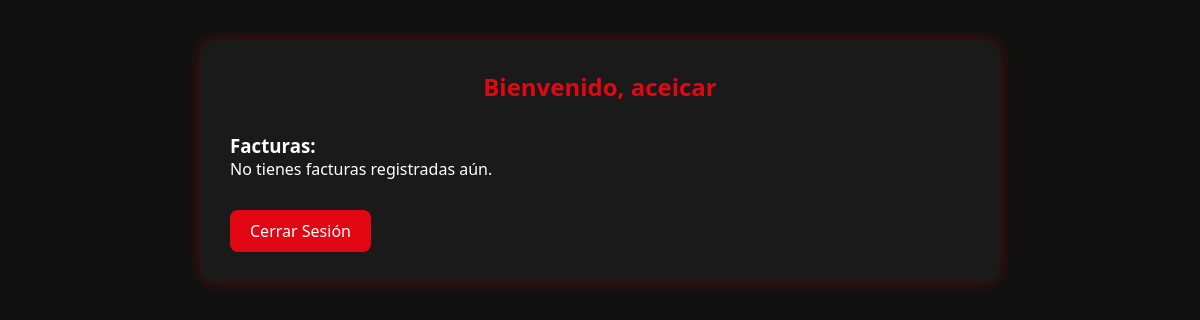
Page /facturacion/cliente.php (signed in) on the earlier database version.
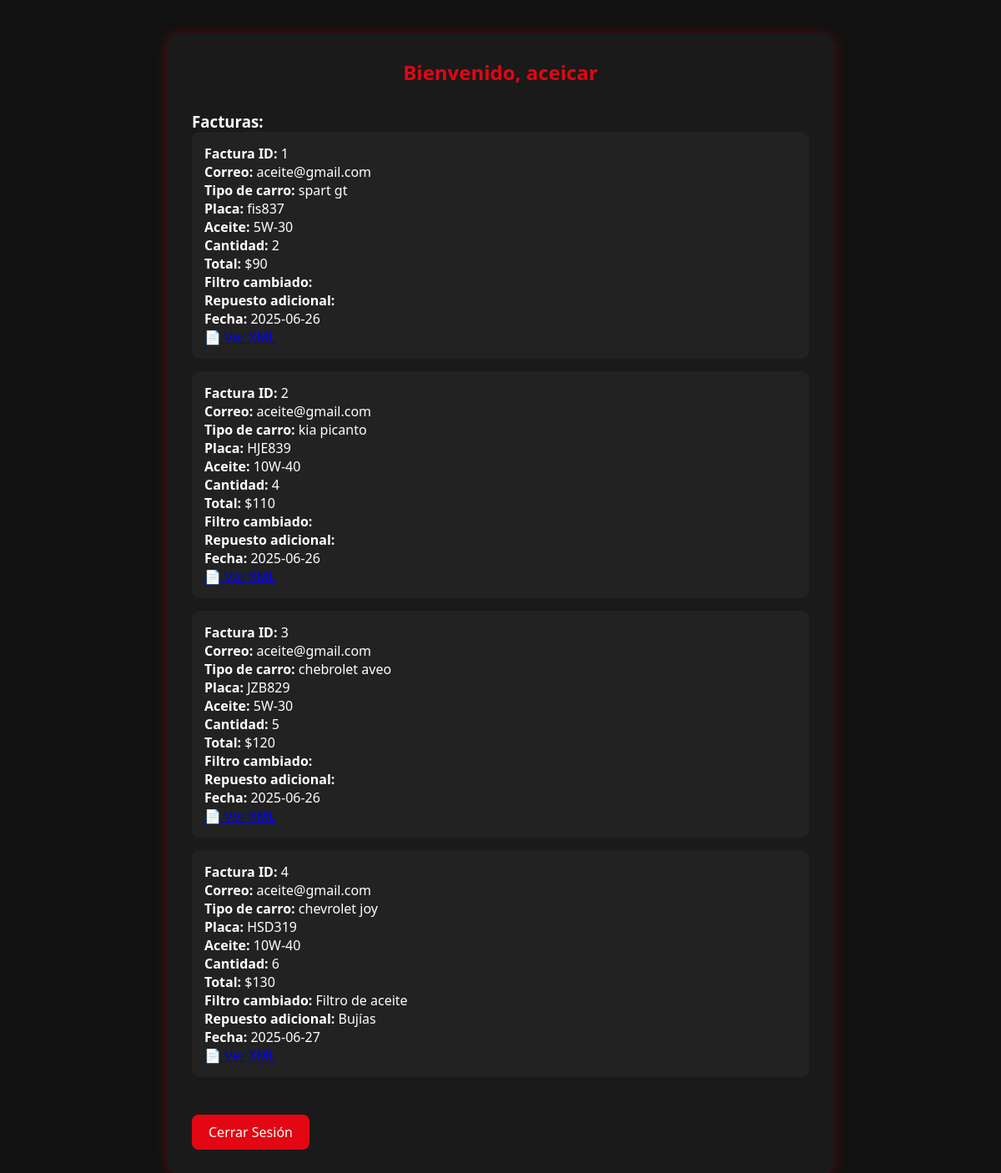
Same page on the later database version.
### tables this page shows
CREATE TABLE `facturas` (
  `id` int(12) NOT NULL,
  `correo` varchar(100) DEFAULT NULL,
  `tipo_carro` varchar(50) NOT NULL,
  `placa` varchar(10) NOT NULL,
  `aceite` varchar(20) NOT NULL,
  `cantidad` int(11) NOT NULL,
  `fecha` date DEFAULT NULL,
  `total` decimal(10,2) DEFAULT NULL,
  `filtro` varchar(100) NOT NULL,
  `repuesto` varchar(100) NOT NULL
);

### facturacion/cliente.php (the view, shortened to what this page needs)
<?php
$usuario = $_SESSION['usuario'];
$correo = $_SESSION['correo'] ?? '';
?>
<!DOCTYPE html>
<html lang="es">
<head>
  <link rel="stylesheet" href="estilos.css">
</head>
<body>
  <div class="panel">
    <h2>Bienvenido, <?php echo htmlspecialchars($usuario); ?></h2>
    <div class="facturas">
      <h3>Facturas:</h3>
      <?php
      include "php/conexion.php";
      $sql = "SELECT * FROM facturas WHERE correo = ?";
      $stmt = $conexion->prepare($sql);
      $stmt->bind_param("s", $correo);
      $stmt->execute();
      $result = $stmt->get_result();
      if ($result->num_rows > 0) {
        while ($factura = $result->fetch_assoc()) {
          echo "<div class='factura-item'>";
          echo "<strong>Factura ID:</strong> {$factura['id']}<br>";
          echo "<strong>Correo:</strong> {$factura['correo']}<br>";
          echo "<strong>Tipo de carro:</strong> {$factura['tipo_carro']}<br>";
          echo "<strong>Placa:</strong> {$factura['placa']}<br>";
          echo "<strong>Aceite:</strong> {$factura['aceite']}<br>";
          echo "<strong>Cantidad:</strong> {$factura['cantidad']}<br>";
          echo "<strong>Total:</strong> $" . number_format($factura['total'], 0, ',', '.') . "<br>";
          echo "<strong>Filtro cambiado:</strong> {$factura['filtro']}<br>";
          echo "<strong>Repuesto adicional:</strong> {$factura['repuesto']}<br>";
          echo "<strong>Fecha:</strong> {$factura['fecha']}<br>";
          echo "<a href='php/generar_xml.php?id={$factura['id']}' target='_blank'>📄 Ver XML</a>";
          echo "</div>";
        }
      } else {
        echo "<p>No tienes facturas registradas aún.</p>";
      }
      ?>
    </div>
    <a class="btn-cerrar" href="index.php">Cerrar Sesión</a>
  </div>
</body>
</html>

### facturacion/estilos.css (style rules this page uses)
* { margin: 0; padding: 0; box-sizing: border-box; }
body { font-family: 'Segoe UI', sans-serif; background-color: #111; color: #fff; }

### facturacion/cliente.php (style rules this page uses)
body { background-color: #111; color: white; font-family: 'Segoe UI', sans-serif; padding: 40px; }
.panel { max-width: 800px; margin: auto; background: #1a1a1a; padding: 30px; border-radius: 15px; box-shadow: 0 0 15px rgba(227, 6, 19, 0.3); }
h2 { color: #e30613; text-align: center; }
.facturas { margin-top: 30px; }
.factura-item { background: #222; padding: 15px; margin-bottom: 15px; border-radius: 10px; }
.btn-cerrar { display: inline-block; margin-top: 30px; background: #e30613; color: white; padding: 10px 20px; border-radius: 8px; text-decoration: none; }

Differences in the rows shown:
added facturas: id "1", correo "aceite@gmail.com", tipo_carro "spart gt", placa "fis837", aceite "5W-30", cantidad "2", total "90", fecha "2025-06-26"
added facturas: id "2", correo "aceite@gmail.com", tipo_carro "kia picanto", placa "HJE839", aceite "10W-40", cantidad "4", total "110", fecha "2025-06-26"
added facturas: id "3", correo "aceite@gmail.com", tipo_carro "chebrolet aveo", placa "JZB829", aceite "5W-30", cantidad "5", total "120", fecha "2025-06-26"
added facturas: id "4", correo "aceite@gmail.com", tipo_carro "chevrolet joy", placa "HSD319", aceite "10W-40", cantidad "6", total "130", filtro "Filtro de aceite", repuesto "Bujías", fecha "2025-06-27"
Other differences:
text no longer shown: "No tienes facturas registradas aún."
